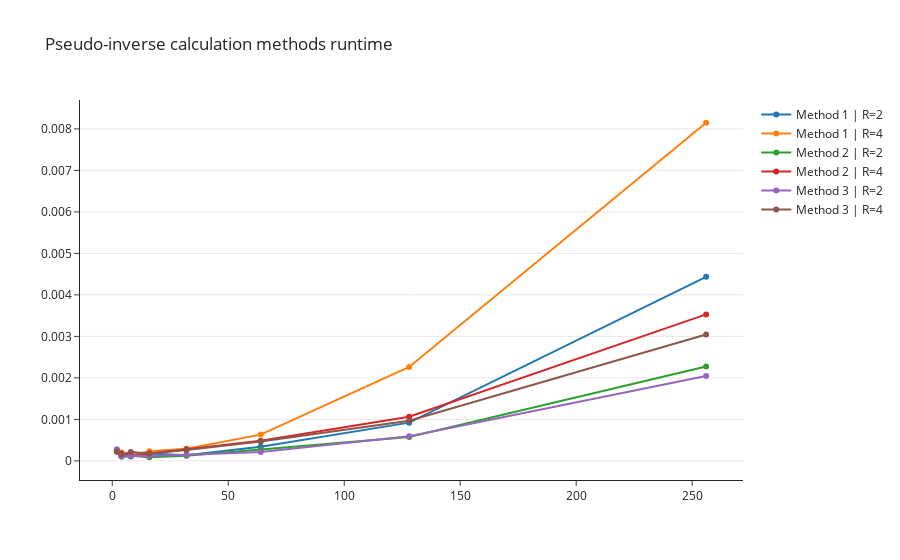

Notebook source saved alongside this figure:
### Code cell
import plotly.graph_objects as go

fig = go.Figure(
    layout=go.Layout(
        title="Pseudo-inverse calculation methods runtime",
        template="simple_white"))

fig.add_trace(go.Scatter(x=[2, 4, 8, 16, 32, 64, 128, 256], y=Method1_runtimes[0], mode='lines+markers', name='Method 1 | R=2'))
fig.add_trace(go.Scatter(x=[2, 4, 8, 16, 32, 64, 128, 256], y=Method1_runtimes[1], mode='lines+markers', name='Method 1 | R=4'))

fig.add_trace(go.Scatter(x=[2, 4, 8, 16, 32, 64, 128, 256], y=Method2_runtimes[0], mode='lines+markers', name='Method 2 | R=2'))
fig.add_trace(go.Scatter(x=[2, 4, 8, 16, 32, 64, 128, 256], y=Method2_runtimes[1], mode='lines+markers', name='Method 2 | R=4'))

fig.add_trace(go.Scatter(x=[2, 4, 8, 16, 32, 64, 128, 256], y=Method3_runtimes[0], mode='lines+markers', name='Method 3 | R=2'))
fig.add_trace(go.Scatter(x=[2, 4, 8, 16, 32, 64, 128, 256], y=Method3_runtimes[1], mode='lines+markers', name='Method 3 | R=4'))

fig.update_yaxes(showgrid=True)

fig.show()

### Figure 1 — Plotly figure (JSON) as saved in the notebook; plotly's stock layout.template omitted (floating-point values rounded to 4 significant figures)
{"data": [{"mode": "lines+markers", "name": "Method 1 | R=2", "type": "scatter", "x": [2, 4, 8, 16, 32, 64, 128, 256], "y": [0.0002538, 0.0001074, 0.0001072, 0.0001756, 0.0001366, 0.0003426, 0.0009215, 0.004436]}, {"mode": "lines+markers", "name": "Method 1 | R=4", "type": "scatter", "x": [2, 4, 8, 16, 32, 64, 128, 256], "y": [0.0002241, 0.0002005, 0.0001362, 0.0002341, 0.0002923, 0.0006332, 0.002262, 0.008148]}, {"mode": "lines+markers", "name": "Method 2 | R=2", "type": "scatter", "x": [2, 4, 8, 16, 32, 64, 128, 256], "y": [0.0002343, 0.0001367, 0.0001269, 8.785e-05, 0.0001268, 0.0002722, 0.0005758, 0.002276]}, {"mode": "lines+markers", "name": "Method 2 | R=4", "type": "scatter", "x": [2, 4, 8, 16, 32, 64, 128, 256], "y": [0.0002226, 0.0001754, 0.0001269, 0.0001757, 0.0002831, 0.000488, 0.001064, 0.00353]}, {"mode": "lines+markers", "name": "Method 3 | R=2", "type": "scatter", "x": [2, 4, 8, 16, 32, 64, 128, 256], "y": [0.0002832, 0.0001074, 0.000127, 0.0001172, 0.0001466, 0.0002159, 0.0005948, 0.002048]}, {"mode": "lines+markers", "name": "Method 3 | R=4", "type": "scatter", "x": [2, 4, 8, 16, 32, 64, 128, 256], "y": [0.0002245, 0.0001562, 0.0002148, 0.0001757, 0.0002636, 0.0004685, 0.0009662, 0.003045]}], "layout": {"title": {"text": "Pseudo-inverse calculation methods runtime"}, "yaxis": {"showgrid": true}}}
